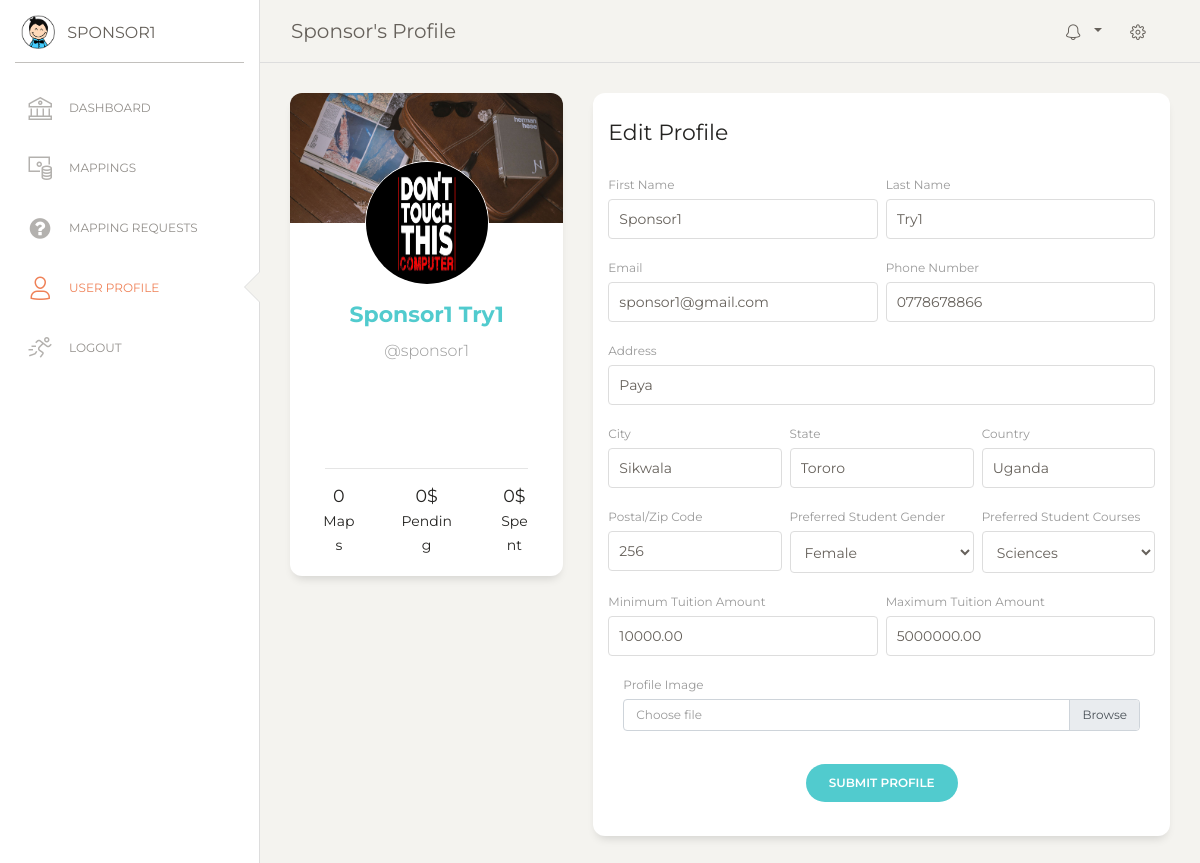
The app's page /profile/ (signed in) with its own data.
### u_educ_site/models.py (models this page shows, shortened)
class SponsorPreferences(models.Model):
    firstName = models.CharField(max_length=200)
    lastName = models.CharField(max_length=200)
    email = models.EmailField()
    user = models.ForeignKey(User, on_delete=models.CASCADE, null=True)
    phoneNumber = models.CharField(max_length=15, blank=True, null=True)
    address = models.CharField(max_length=300, blank=True, null=True)
    city = models.CharField(max_length=100, blank=True, null=True)
    state = models.CharField(max_length=100, blank=True, null=True)
    country = models.CharField(max_length=100, blank=True, null=True)
    zipCode = models.CharField(max_length=20, blank=True, null=True)
    preferred_student_gender = models.CharField(max_length=10, choices=[
        ('male', 'Male'),
        ('female', 'Female'),
        ('any', 'Any'),
    ], default='any', help_text="Preferred gender of the student.")
    preferred_student_courses = models.CharField(max_length=20, choices=[
        ('sciences', 'Sciences'),
        ('arts', 'Arts'),
        ('any', 'Any'),
    ], default='any', help_text="Preferred course of study for the student.")
    tuition_amount_min = models.DecimalField(
        max_digits=10,
        decimal_places=2,
        validators=[MinValueValidator(0)],
        blank=True,
        null=True,
        help_text="Minimum tuition amount the sponsor is willing to provide."
    )
    tuition_amount_max = models.DecimalField(
        max_digits=10,
        decimal_places=2,
        validators=[MinValueValidator(0)],
        blank=True,
        null=True,
        help_text="Maximum tuition amount the sponsor is willing to provide."
    )
    weight_student_gender = models.DecimalField(max_digits=5, decimal_places=2, default=0.0)
    weight_student_courses = models.DecimalField(max_digits=5, decimal_places=2, default=0.0)
    weight_tuition = models.FloatField(default=0.0)
    profileImage = models.ImageField(upload_to = 'profile_images/', blank=True, null=True)
    created_at = models.DateTimeField(auto_now_add=True)
    updated_at = models.DateTimeField(auto_now=True)

### u_educ_site/views.py (the view)
# urls.py: path('profile/', views.profile, name='profile'),
@login_required(login_url='/login')
def profile(request):
    my_image_urls = [
        '/static/home/img/bg4.jpg',
        '/static/home/img/bg3.jpg',
        '/static/home/img/bg1.jpg',
        '/static/home/img/bg2.jpg',
    ]
    my_random_image_url = random.choice(my_image_urls)
    sponsor_preference = get_object_or_404(SponsorPreferences, user=request.user)
    context = {
        'my_random_image_url': my_random_image_url,
        'page_title': "Sponsor's Profile",
        'sponsor_preference' : sponsor_preference,
    }
    return render(request, "profile.html", context)

### templates/profile.html (shortened to what this page needs)
{% extends 'base.html' %}
{% load static %}
{% block content %}
<div class="main-panel">
    <div class="content">
        <div class="row">
            <div class="col-md-4">
                <div class="card card-user">
                    <div class="image">
                        <img src="{{ my_random_image_url }}" alt="...">
                    </div>
                    <div class="card-body">
                        <div class="author">
                            <a href="#">
                                {% if sponsor_preference.profileImage %}
                                <img class="avatar border-gray" src="{{ sponsor_preference.profileImage.url }}" alt="User Image">
                                {% else %}
                                <img class="avatar border-gray" src="{% static 'home/img/default-avatar.jpg' %}" alt="Default Avatar">
                                {% endif %}
                                <h5 class="title">{{ sponsor_preference.firstName }} {{ sponsor_preference.lastName }}</h5>
                            </a>
                            <p class="description">@{{ sponsor_preference.user.username }}</p>
                        </div>
                    </div>
                    <div class="card-footer">
                        <hr>
                        <div class="button-container">
                            <div class="row">
                                <div class="col-lg-3 col-md-6 col-6 ml-auto">
                                    <h5>0<br><small>Maps</small></h5>
                                </div>
                                <div class="col-lg-4 col-md-6 col-6 ml-auto mr-auto">
                                    <h5>0$<br><small>Pending</small></h5>
                                </div>
                                <div class="col-lg-3 mr-auto">
                                    <h5>0$<br><small>Spent</small></h5>
                                </div>
                            </div>
                        </div>
                    </div>
                </div>
            </div>
            <div class="col-md-8">
                <div class="card card-user">
                    <div class="card-header">
                        <h5 class="card-title">Edit Profile</h5>
                    </div>
                    <div class="card-body">
                        <form method="POST" action="{% url 'edit_profile' %}" enctype="multipart/form-data">
                            <div class="row">
                                <div class="col-md-6 pr-1">
                                    <div class="form-group">
                                        <label>First Name</label>
                                        <input type="text" value="{{ sponsor_preference.firstName }}" class="form-control" name="firstName" id="firstName" placeholder="First Name" required>
                                    </div>
                                </div>
                                <div class="col-md-6 pl-1">
                                    <div class="form-group">
                                        <label>Last Name</label>
                                        <input type="text" value="{{ sponsor_preference.lastName }}" class="form-control" name="lastName" id="lastName" placeholder="Last Name" required>
                                    </div>
                                </div>
                            </div>
                            <div class="row">
                                <div class="col-md-6 pr-1">
                                    <div class="form-group">
                                        <label>Email</label>
                                        <input type="email" value="{{ sponsor_preference.email }}" class="form-control" name="email" id="email" placeholder="Email" required>
                                    </div>
                                </div>
                                <div class="col-md-6 pl-1">
                                    <div class="form-group">
                                        <label>Phone Number</label>
                                        <input type="text" value="{{ sponsor_preference.phoneNumber }}" class="form-control" name="phoneNumber" id="phoneNumber" placeholder="Phone Number" required>
                                    </div>
                                </div>
                            </div>
                            <div class="row">
                                <div class="col-md-12">
                                    <div class="form-group">
                                        <label>Address</label>
                                        <input type="text" value="{{ sponsor_preference.address }}" class="form-control" name="address" id="address" placeholder="Home Address" required>
                                    </div>
                                </div>
                            </div>
                            <div class="row">
                                <div class="col-md-4 pr-1">
                                    <div class="form-group">
                                        <label>City</label>
                                        <input type="text" value="{{ sponsor_preference.city }}" class="form-control" name="city" id="city" placeholder="City" required>
                                    </div>
                                </div>
                                <div class="col-md-4 px-1">
                                    <div class="form-group">
                                        <label>State</label>
                                        <input type="text" value="{{ sponsor_preference.state }}" class="form-control" name="state" id="state" placeholder="State" required>
                                    </div>
                                </div>
                                <div class="col-md-4 pl-1">
                                    <div class="form-group">
                                        <label>Country</label>
                                        <input type="text" value="{{ sponsor_preference.country }}" class="form-control" name="country" id="country" placeholder="Country" required>
                                    </div>
                                </div>
                            </div>
                            <div class="row">
                                <div class="col-md-4 pr-1">
                                    <div class="form-group">
                                        <label>Postal/Zip Code</label>
                                        <input type="text" value="{{ sponsor_preference.zipCode }}" class="form-control" name="zipCode" id="zipCode" placeholder="Postal/Zip Code" required>
                                    </div>
                                </div>
                                <div class="col-md-4 px-1">
                                    <div class="form-group">
                                        <label>Preferred Student Gender</label>
                                        <select class="form-control" name="preferred_student_gender" id="preferred_student_gender" required>
                                            <option value="female" {% if sponsor_preference.preferred_student_gender == 'female' %} selected {% endif %}>Female</option>
                                        </select>
                                    </div>
                                </div>
                                <div class="col-md-4 pl-1">
                                    <div class="form-group">
                                        <label>Preferred Student Courses</label>
                                        <select class="form-control" name="preferred_student_courses" id="preferred_student_courses" required>
                                            <option value="sciences" {% if sponsor_preference.preferred_student_courses == 'sciences' %} selected {% endif %}>Sciences</option>
                                        </select>
                                    </div>
                                </div>
                            </div>
                            <div class="row">
                                <div class="col-md-6 pr-1">
                                    <div class="form-group">
                                        <label>Minimum Tuition Amount</label>
                                        <input type="number" value="{{ sponsor_preference.tuition_amount_min }}" step="1000" class="form-control" name="tuition_amount_min" id="tuition_amount_min" placeholder="Minimum Tuition Amount" required>
                                    </div>
                                </div>
                                <div class="col-md-6 pl-1">
                                    <div class="form-group">
                                        <label>Maximum Tuition Amount</label>
                                        <input type="number" value="{{ sponsor_preference.tuition_amount_max }}" step="1000" class="form-control" name="tuition_amount_max" id="tuition_amount_max" placeholder="Maximum Tuition Amount" required>
                                    </div>
                                </div>
                            </div>
                            <div class="col-md-12">
                                <div class="form-group">
                                    <label>Profile Image</label>
                                    <div class="custom-file">
                                        <label class="custom-file-label" for="profileImage">Choose file</label>
                                    </div>
                                </div>
                            </div>
                            <div class="row">
                                <div class="update ml-auto mr-auto">
                                    <button type="submit" class="btn btn-primary btn-round">Submit Profile</button>
                                </div>
                            </div>
                        </form>
                    </div>
                </div>
            </div>
        </div>
    </div>
</div>
{% endblock %}

### templates/sidebar.html
{% load static %}
    <div class="sidebar {% if inactive_sidebar %}inactive{% endif %}" data-color="white" data-active-color="danger">
        <div class="logo">
          <a href="{% url 'home' %}" class="simple-text logo-mini">
            <div class="logo-image-small">
              <img src="{% static 'home/img/logo-small.png' %}">
            </div>
          </a>
          <a href="{% url 'home' %}" class="simple-text logo-normal">
            {{request.user}}
          </a>
        </div>
        <div class="sidebar-wrapper">
          <ul class="nav">
            <li class="{% if request.resolver_match.url_name == 'home' %}active{% endif %}">
              <a href="{% url 'home' %}">
                <i class="nc-icon nc-bank"></i>
                <p>Dashboard</p>
              </a>
            </li>
            <li class="{% if request.resolver_match.url_name == 'mappings' %}active{% endif %}">
              <a href="{% url 'mappings' %}">
                <i class="nc-icon nc-money-coins"></i>
                <p>Mappings</p>
              </a>
            </li>
            <li class="{% if request.resolver_match.url_name == 'map_requests' %}active{% endif %}">
              <a href="{% url 'map_requests' %}">
                <i class="fa fa-question-circle"></i>
                <p>Mapping Requests</p>
              </a>
            </li>
            <li class="{% if request.resolver_match.url_name == 'profile' %}active{% endif %}">
              <a href="{% url 'profile' %}">
                <i class="nc-icon nc-single-02"></i>
                <p>User Profile</p>
              </a>
            </li>
            <li>
              <a href="{% url 'logout' %}">
                <i class="nc-icon nc-user-run"></i>
                <p>Logout</p>
              </a>
            </li>
          </ul>
        </div>
      </div>

### records on screen
SponsorPreferences: profileImage (picture), firstName "Sponsor1", lastName "Try1", user.username "sponsor1", email "sponsor1@gmail.com", phoneNumber "0778678866", address "Paya", city "Sikwala", state "Tororo", country "Uganda", zipCode "256", preferred_student_gender "Female", preferred_student_courses "Sciences", tuition_amount_min "10000.00", tuition_amount_max "5000000.00"

### other values on screen
{{ page_title }} "Sponsor's Profile"
{{ request.user }} "SPONSOR1"
